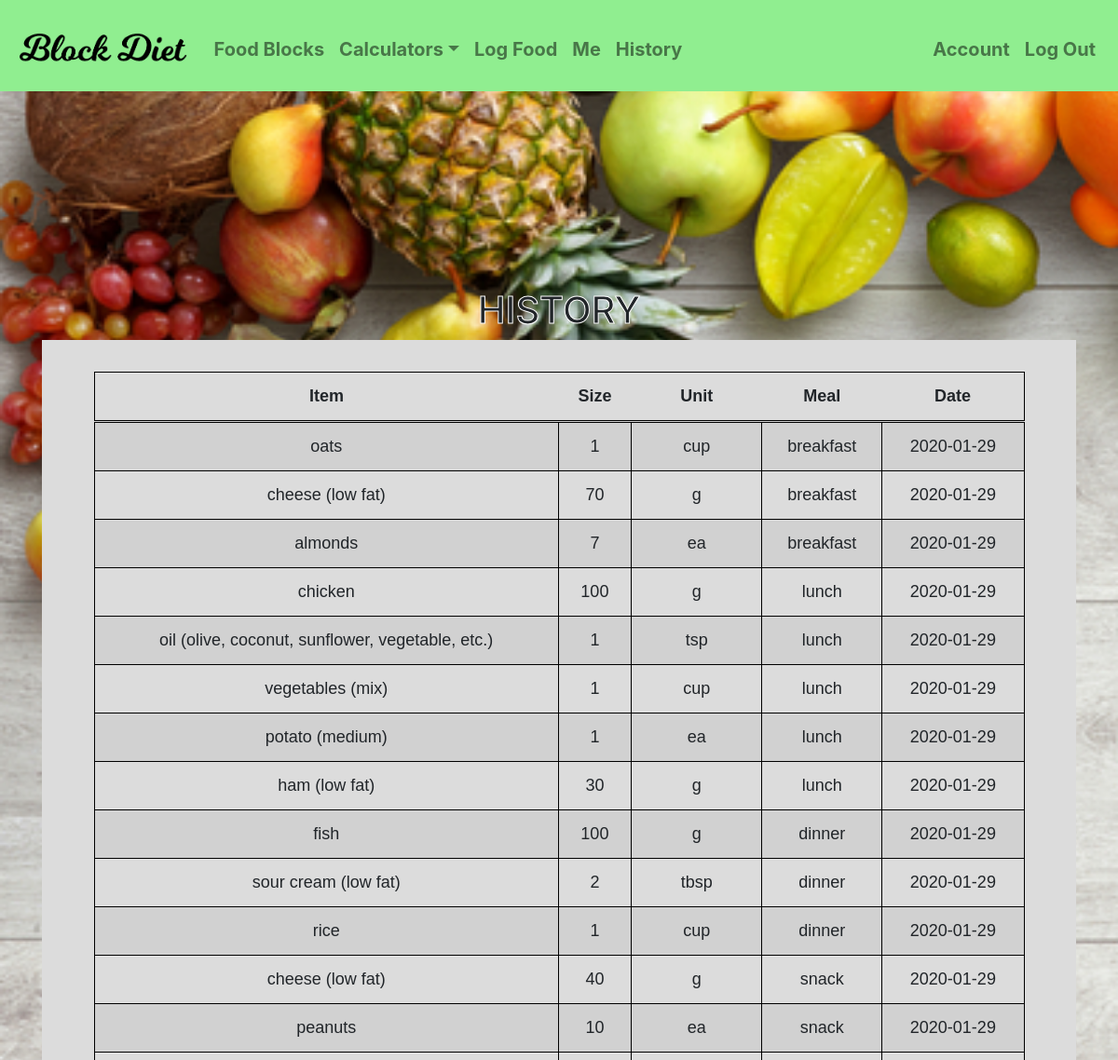
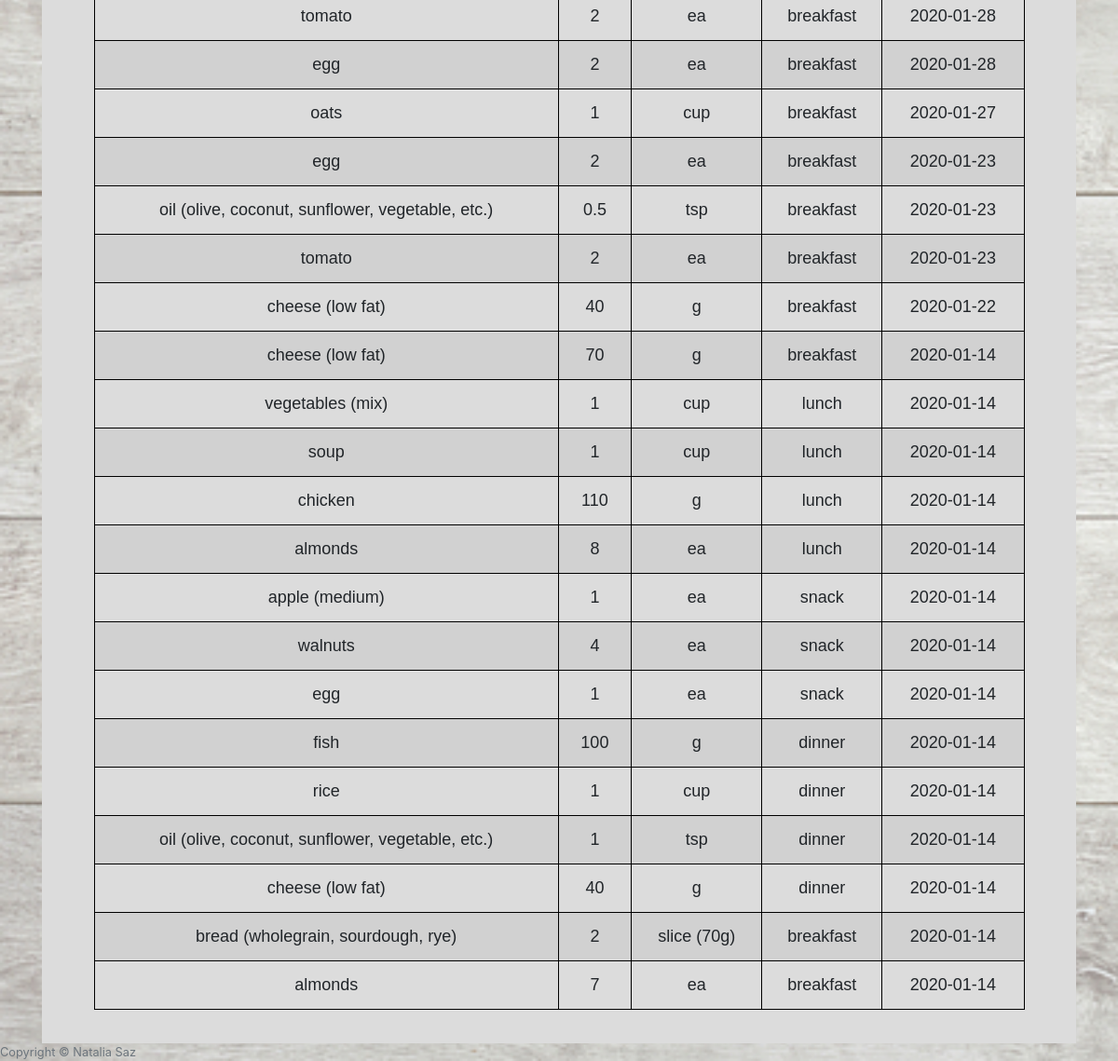
Screenshot of /history (signed in) with the database file from the repository (2 pictures, top to bottom).
### tables this page shows
CREATE TABLE 'records' ('i' integer PRIMARY KEY AUTOINCREMENT NOT NULL, 'id' integer, 'item' char(125), 'unit' char(125), 'size' integer, 'carb' smallint, 'protein' smallint, 'fat' smallint, 'meal' char(125), 'date' date);

### application.py (the view)
@app.route("/history", methods=['GET'])
@login_required
def history():
    records = db.execute("SELECT * FROM records WHERE id = :user_id ORDER BY DATE DESC", user_id=session["user_id"])
    return render_template("history.html", records=records)

### application.py (called while the page is built)
@app.after_request
def after_request(response):
    response.headers["Cache-Control"] = "no-cache, no-store, must-revalidate"
    response.headers["Expires"] = 0
    response.headers["Pragma"] = "no-cache"
    return response

### helpers.py (called while the page is built)
def login_required(f):
    @wraps(f)
    def decorated_function(*args, **kwargs):
        if session.get("user_id") is None:
            return redirect("/login")
        return f(*args, **kwargs)
    return decorated_function

### templates/history.html (shortened to what this page needs)
{% extends "layout.html" %}
{% block main %}
    <h1 style="padding-top: 19%; -webkit-text-stroke: 1px white;">HISTORY</h1>
    <div class="ui-widget" style="background-color: #dcdcdc; min-height: 130px; text-align: center; padding-bottom: 20px">
    <br/>
    <table class="table table-striped" align=center>
    <thead>
        <tr>
            <th>Item</th>
            <th>Size</th>
            <th>Unit</th>
            <th>Meal</th>
            <th>Date</th>
        </tr>
    </thead>
    <tbody>
    {% for element in records %}
        <tr>
            <td>{{ element["item"] }}</td>
            <td>{{ element["size"] }}</td>
            <td>{{ element["unit"] }}</td>
            <td>{{ element["meal"] }}</td>
            <td>{{ element["date"] }}</td>
        </tr>
        {% endfor %}
    </tbody>
    </table>
{% endblock %}

### templates/layout.html (shortened to what this page needs)
<!DOCTYPE html>
<html lang="en">
    <head>
        <link href="https://maxcdn.bootstrapcdn.com/bootstrap/4.1.3/css/bootstrap.min.css" rel="stylesheet">
        <link href="/static/styles.css" rel="stylesheet">
        <link rel="stylesheet" href="//code.jquery.com/ui/1.12.1/themes/base/jquery-ui.css">
    </head>
    <body style="background-image: url('static/background.jpg'); background-size: cover; background-repeat: no-repeat; background-attachment: fixed;">
        <nav class="navbar navbar-expand-md navbar-light", style="background-color: #90EE90">
            <a class="navbar-brand" href="/"><img alt="Logo" src="/static/diet_logo.png", height=60></a>
            <div class="collapse navbar-collapse" id="navbar">
                {% if session.user_id %}
                    <ul class="navbar-nav mr-auto mt-2">
                        <li class="nav-item"><a class="nav-link" href="/blocks">Food Blocks</a></li>
                        <li class="nav-item dropdown">
                            <a class="nav-link dropdown-toggle" data-toggle="dropdown" href="#" role="button" aria-haspopup="true" aria-expanded="false">Calculators</a>
                        </li>
                        <li class="nav-item"><a class="nav-link" href="/diary">Log Food</a></li>
                        <li class="nav-item"><a class="nav-link" href="/me">Me</a></li>
                        <li class="nav-item"><a class="nav-link" href="/history">History</a></li>
                    </ul>
                    <ul class="navbar-nav ml-auto mt-2">
                        <li class="nav-item"><a class="nav-link" href="/account">Account</a></li>
                        <li class="nav-item"><a class="nav-link" href="/logout">Log Out</a></li>
                    </ul>
                {% endif %}
            </div>
        </nav>
        <main class="container">
            {% block main %}{% endblock %}
        </main>
        <footer class="small text-muted">
            Copyright &#169; Natalia Saz
        </footer>
    </body>
</html>

### static/styles.css (style rules this page uses)
nav .navbar-brand { font-size: 48px; font-weight: bold; }
.nav-item { font-size: 20px; font-weight: bold; }
main { overflow-x: auto; text-align: center; }
.table { margin-top: 10px; border: 1px solid black; width: 40%; font-size: 18px; }
.table th { border-bottom: 1px solid black; border-top: 1px solid black; }
.table thead th { border-bottom: double black; }
table, tr, td { border: 1px solid black; text-align: center; padding: 5px; }
table { min-width: 90%; }

### rows the page displays
records: item "oats", size "1", unit "cup", meal "breakfast", date "2020-01-29"
records: item "cheese (low fat)", size "70", unit "g", meal "breakfast", date "2020-01-29"
records: item "almonds", size "7", unit "ea", meal "breakfast", date "2020-01-29"
records: item "chicken", size "100", unit "g", meal "lunch", date "2020-01-29"
records: item "oil (olive, coconut, sunflower, vegetable, etc.)", size "1", unit "tsp", meal "lunch", date "2020-01-29"
records: item "vegetables (mix)", size "1", unit "cup", meal "lunch", date "2020-01-29"
records: item "potato (medium)", size "1", unit "ea", meal "lunch", date "2020-01-29"
records: item "ham (low fat)", size "30", unit "g", meal "lunch", date "2020-01-29"
records: item "fish", size "100", unit "g", meal "dinner", date "2020-01-29"
records: item "sour cream (low fat)", size "2", unit "tbsp", meal "dinner", date "2020-01-29"
records: item "rice", size "1", unit "cup", meal "dinner", date "2020-01-29"
records: item "cheese (low fat)", size "40", unit "g", meal "snack", date "2020-01-29"
records: item "peanuts", size "10", unit "ea", meal "snack", date "2020-01-29"
records: item "tomato", size "2", unit "ea", meal "breakfast", date "2020-01-28"
records: item "egg", size "2", unit "ea", meal "breakfast", date "2020-01-28"
records: item "oats", size "1", unit "cup", meal "breakfast", date "2020-01-27"
records: item "egg", size "2", unit "ea", meal "breakfast", date "2020-01-23"
records: item "oil (olive, coconut, sunflower, vegetable, etc.)", size "0.5", unit "tsp", meal "breakfast", date "2020-01-23"
records: item "tomato", size "2", unit "ea", meal "breakfast", date "2020-01-23"
records: item "cheese (low fat)", size "40", unit "g", meal "breakfast", date "2020-01-22"
records: item "cheese (low fat)", size "70", unit "g", meal "breakfast", date "2020-01-14"
records: item "vegetables (mix)", size "1", unit "cup", meal "lunch", date "2020-01-14"
records: item "soup", size "1", unit "cup", meal "lunch", date "2020-01-14"
records: item "chicken", size "110", unit "g", meal "lunch", date "2020-01-14"
records: item "almonds", size "8", unit "ea", meal "lunch", date "2020-01-14"
records: item "apple (medium)", size "1", unit "ea", meal "snack", date "2020-01-14"
records: item "walnuts", size "4", unit "ea", meal "snack", date "2020-01-14"
records: item "egg", size "1", unit "ea", meal "snack", date "2020-01-14"
records: item "fish", size "100", unit "g", meal "dinner", date "2020-01-14"
records: item "rice", size "1", unit "cup", meal "dinner", date "2020-01-14"
records: item "oil (olive, coconut, sunflower, vegetable, etc.)", size "1", unit "tsp", meal "dinner", date "2020-01-14"
records: item "cheese (low fat)", size "40", unit "g", meal "dinner", date "2020-01-14"
records: item "bread (wholegrain, sourdough, rye)", size "2", unit "slice (70g)", meal "breakfast", date "2020-01-14"
records: item "almonds", size "7", unit "ea", meal "breakfast", date "2020-01-14"
